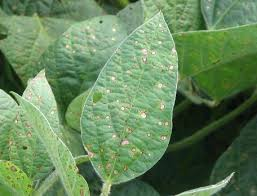
#> input picture frogeye_leaf_spot.jpg, 257 x 196 px
$ jupyter execute Sobel_Transformations.ipynb   (older library calls are emulated)
#> lines starting #> are read from the running program, lines starting #| are printed output that depends on the picture; after the words box and inside, x2 and y2 are one past the last pixel; in counts of white or black regions, pixels touching at a corner belong together
[cell 1]
import numpy as np
import cv2
import matplotlib.pyplot as plt

[cell 2]
# Load image
img = cv2.imread('frogeye_leaf_spot.jpg')
#> img is the input picture: shape (196, 257, 3); mean B, G, R 91.1, 134, 101.2

def colorConv(imgI,original,desired):
    #simplifies call for color conversion
    convString = 'COLOR_' + original.upper() + '2' + desired.upper()
    imgO = cv2.cvtColor(imgI,getattr(cv2,convString))
    return imgO

# Flip channels for matplotlib inline plotting
img_rgb = colorConv(img,'bgr','rgb')
plt.imshow(img_rgb)
plt.show()

# Grayscale image
img_g = colorConv(img,'bgr','gray')
#> call 2 of colorConv, with original = 'bgr', desired = 'gray'
#> in colorConv (call 2), `imgO = cv2.cvtColor(imgI,getattr(cv2,convString))`:
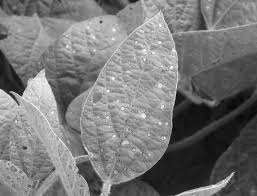
#> imgO: shape (196, 257); min 4, max 253, mean 119.3
plt.imshow(img_g,'gray')
plt.show()

[cell 3]
mask = np.zeros_like(img_g)
mask[(img_g >= 125) & (img_g <= 256)] = 1
plt.imshow(mask,'gray')
plt.show()

[cell 4]
kernel = np.ones((5,5),np.uint8)
erosion = cv2.morphologyEx(mask,cv2.MORPH_OPEN,kernel)
plt.imshow(erosion,'gray')
plt.show()
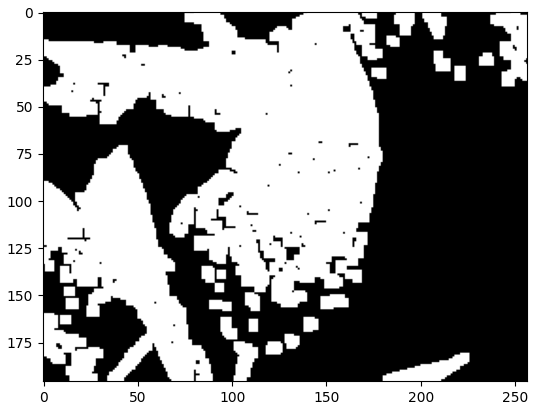
#> figure drawn by matplotlib, 1 panel

[cell 5]
def sobel(img,axis,kernel_size=3):
    if len(img.shape) > 2:
        raise ValueError('Image must have only 1 channel (Ex: grayscale)')
    if axis == 'x':
        sobel = cv2.Sobel(img,cv2.CV_64F,1,0,ksize = kernel_size)
    elif axis == 'y':
        sobel = cv2.Sobel(img,cv2.CV_64F,0,1,ksize = kernel_size)
    else:
        raise ValueError('Axis choice must be x or y.')
    return sobel

def absSobel(sobel,thresh):
    #take absolute value of sobel gradient
    abs_sobel = np.absolute(sobel)
    #scale to 8-bit integer
    scaled_sobel = np.uint8(255*abs_sobel/np.max(abs_sobel))
    #set up binary array
    binary_out = np.zeros_like(scaled_sobel)
    #apply thresholding
    binary_out[(scaled_sobel>=thresh[0])&(scaled_sobel<=thresh[1])]=1
    return binary_out

def magSobel(sobel_x,sobel_y,thresh):
    #Calculate magnitude of gradients
    mag_sobel = np.sqrt(sobel_x**2+sobel_y**2)
    #scale to 8-bit integer
    scaled_sobel = np.uint8(255*mag_sobel/np.max(mag_sobel))
    #set up binary array
    binary_out = np.zeros_like(scaled_sobel)
    #apply thresholding
    binary_out[(scaled_sobel>=thresh[0])&(scaled_sobel<=thresh[1])]=1
    return binary_out

def dirSobel(sobel_x,sobel_y,thresh):
    abs_sobel_x = np.absolute(sobel_x)
    abs_sobel_y = np.absolute(sobel_y)
    #Calculate direction of the gradient
    abs_grad_dir = np.arctan2(abs_sobel_y,abs_sobel_x)
    #set up binary array
    binary_out = np.zeros_like(abs_grad_dir)
    #apply thresholding
    binary_out[(abs_grad_dir>=thresh[0])&(abs_grad_dir<=thresh[1])]=1
    return binary_out

[cell 6]
sX = sobel(img_g,'x')
#> in sobel, `sobel = cv2.Sobel(img,cv2.CV_64F,1,0,ksize = kernel_size)`:
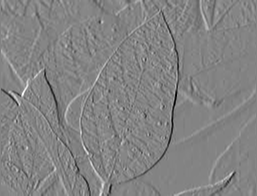
#> sobel: shape (196, 257) float64; min -719, max 671, mean -1.2; drawn with min black and max white
sY = sobel(img_g,'y')
#> call 2 of sobel, with axis = 'y', kernel_size = 3
#> in sobel (call 2), `sobel = cv2.Sobel(img,cv2.CV_64F,0,1,ksize = kernel_size)`:
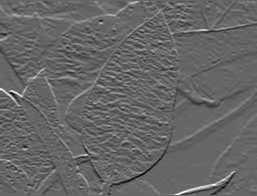
#> sobel: shape (196, 257) float64; min -480, max 712, mean -0.2; drawn with min black and max white

absSX = absSobel(sX,(40,256))
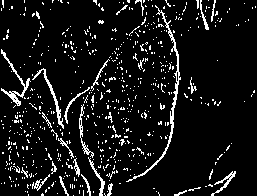
#> absSX: shape (196, 257); values 0 (black) and 1 (white), 8.4% white in thin lines or dots
absSY = absSobel(sY,(40,256))
#> absSY: shape (196, 257); values 0 (black) and 1 (white), 11.1% white in thin lines or dots
magS = magSobel(sX,sY,(40,256))
#> in magSobel, `mag_sobel = np.sqrt(sobel_x**2+sobel_y**2)`:
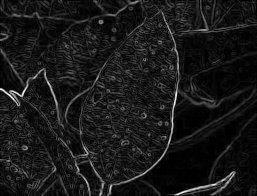
#> mag_sobel: shape (196, 257) float64; min 0, max 769.8, mean 75.6; drawn with min black and max white
#> magS: shape (196, 257); values 0 (black) and 1 (white), 17.4% white in thin lines or dots
dirS = dirSobel(sX,sY,(1,1.5))
#> in dirSobel, `abs_grad_dir = np.arctan2(abs_sobel_y,abs_sobel_x)`:
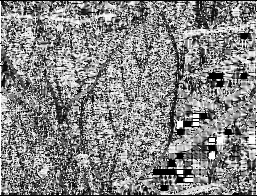
#> abs_grad_dir: shape (196, 257) float64; min 0, max 1.57, mean 0.822; drawn with min black and max white
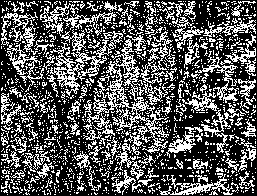
#> dirS: shape (196, 257) float64; values 0 (black) and 1 (white), 34.5% white in thin lines or dots

# Plotting thresholded images
f, ((ax1, ax2),(ax3,ax4)) = plt.subplots(2,2, figsize=(20,10))
ax1.set_title('ABS Sobel - X')
ax1.imshow(absSX,cmap='gray')
ax2.set_title('ABS Sobel - Y')
ax2.imshow(absSY,cmap='gray')
ax3.set_title('Mag Sobel')
ax3.imshow(magS,cmap='gray')
ax4.set_title('Dir Sobel')
ax4.imshow(dirS,cmap='gray')
plt.show()

[cell 7]
opening = cv2.morphologyEx(magS,cv2.MORPH_OPEN,kernel=np.ones((2,2),np.uint8))
#> opening: shape (196, 257); values 0 (black) and 1 (white), 10.2% white in thin lines or dots
plt.imshow(opening,'gray')
plt.show()

[cell 8]
closing = cv2.morphologyEx(magS,cv2.MORPH_CLOSE,kernel=np.ones((2,2),np.uint8))
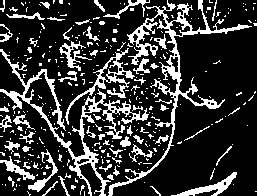
#> closing: shape (196, 257); values 0 (black) and 1 (white), 20.8% white; 326 white regions (269 under 20 px), largest, box (x1, y1, x2, y2) and area: (108, 0, 252, 196) 2596, (0, 49, 149, 196) 2404, (65, 48, 135, 125) 704
plt.imshow(closing,'gray')
plt.show()

[cell 9]
gradient = cv2.morphologyEx(magS, cv2.MORPH_GRADIENT, kernel=np.ones((3,3),np.uint8))
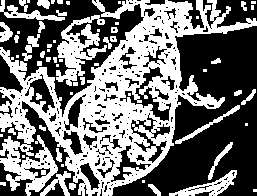
#> gradient: shape (196, 257); values 0 (black) and 1 (white), 44.8% white; 61 white regions (26 under 20 px), largest, box (x1, y1, x2, y2) and area: (0, 0, 257, 196) 17632, (56, 15, 107, 86) 1526, (169, 170, 237, 196) 574
plt.imshow(gradient,'gray')
plt.show()
